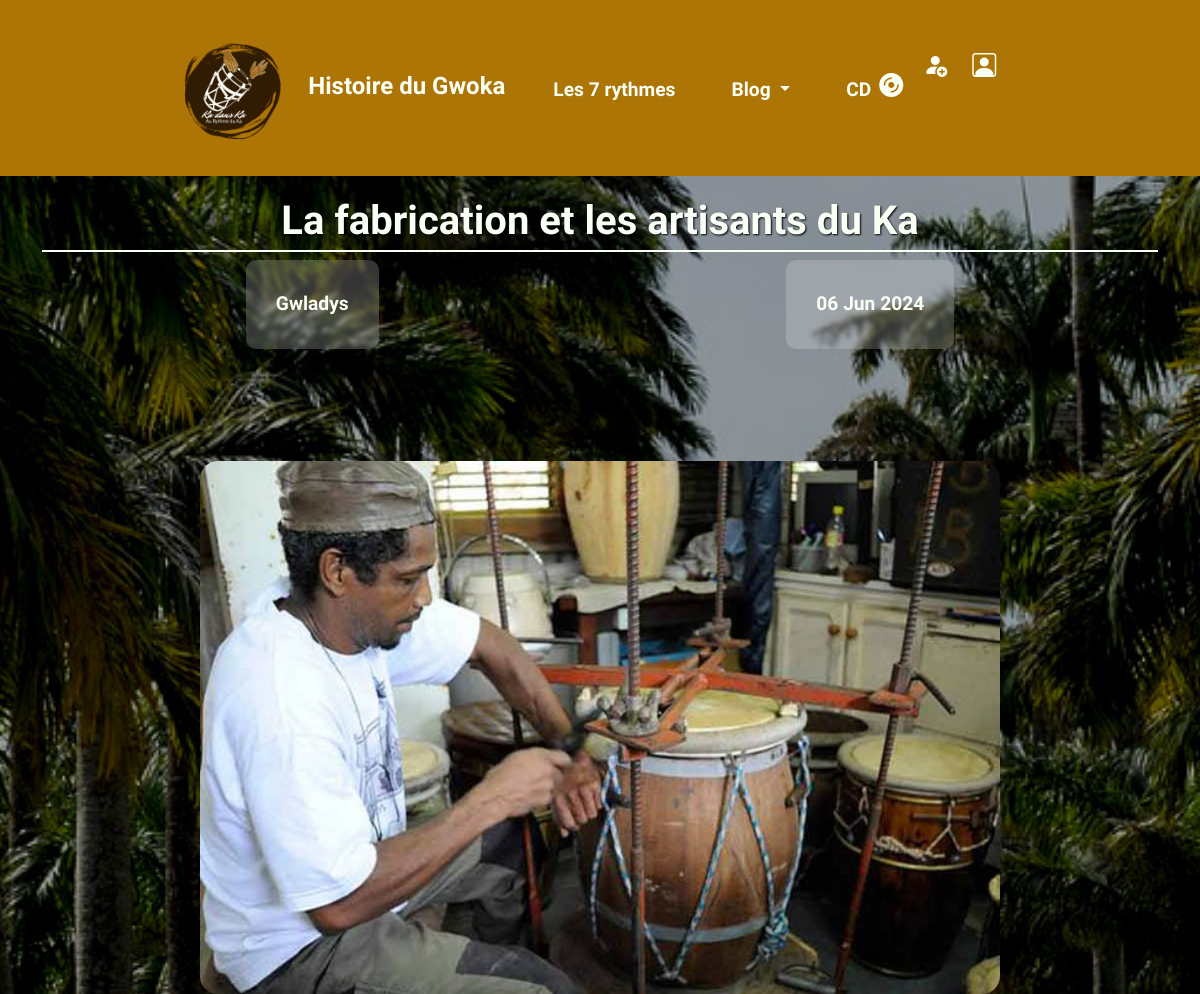
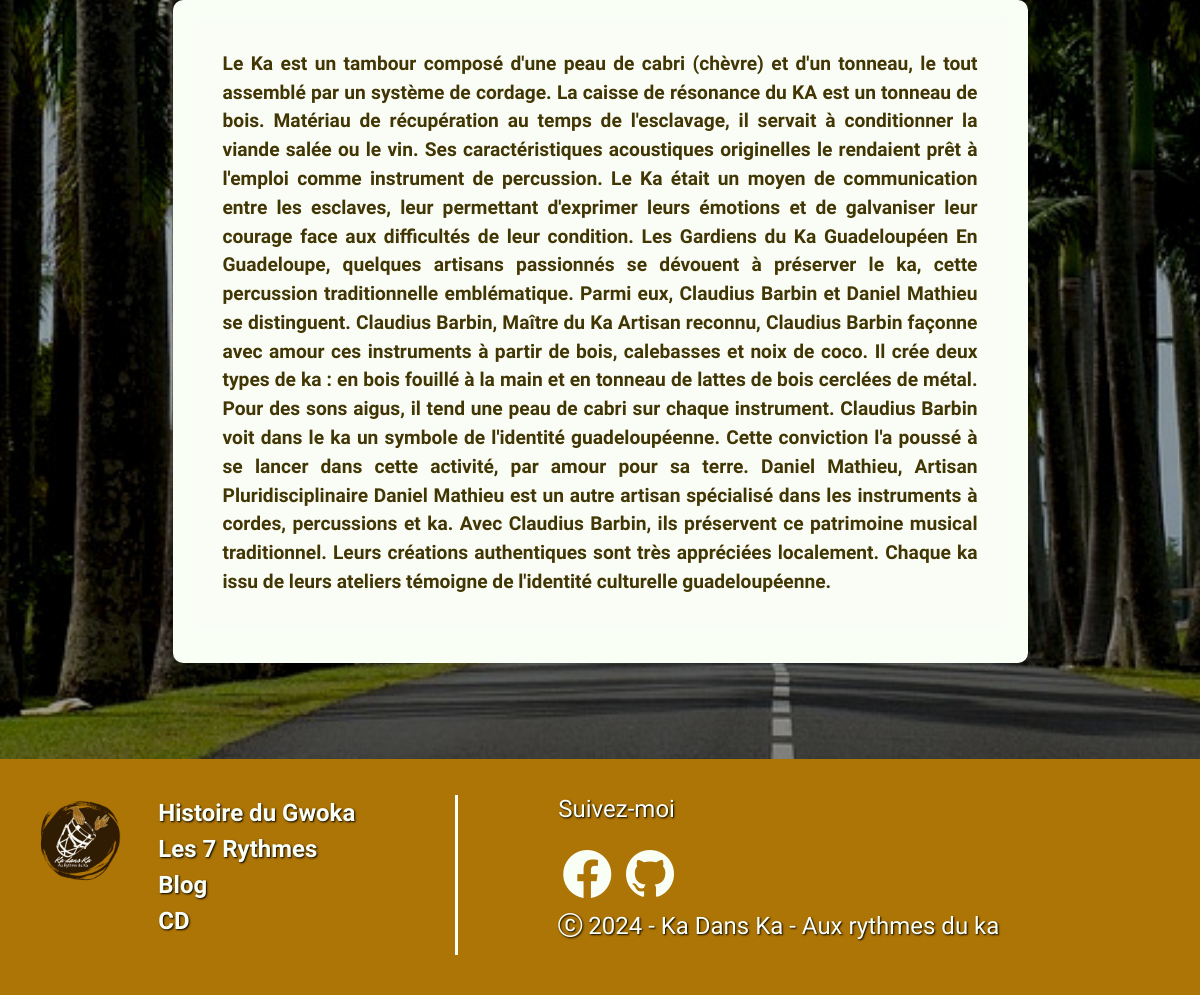
Page /article.php?id=20 on the committed database (2 pictures, top to bottom).
### tables this page shows
CREATE TABLE `posts` (
  `id` int NOT NULL,
  `user_id` int DEFAULT NULL,
  `image` varchar(255) NOT NULL,
  `title` varchar(255) NOT NULL,
  `content` text NOT NULL,
  `author` varchar(100) NOT NULL,
  `created_at` date DEFAULT NULL,
  `updated_at` date DEFAULT NULL
);

### inc/functions.inc.php (called while the page is built, shortened)
<?php
function connexionBdd()
{
    $dsn = "mysql:host=" . DBHOST . ";dbname=" . DBNAME . ";charset=utf8";
    try {
        $pdo = new PDO($dsn, DBUSER, DBPASS);
        $pdo->setAttribute(PDO::ATTR_ERRMODE, PDO::ERRMODE_EXCEPTION);
        $pdo->setAttribute(PDO::ATTR_DEFAULT_FETCH_MODE, PDO::FETCH_ASSOC);
    } catch (PDOException $e) {
        die($e->getMessage());
    }
    return $pdo;
}
function showPost(int $id): array
{
    $pdo = connexionBdd();
    $sql = "SELECT * FROM posts WHERE id = :id";
    $request = $pdo->prepare($sql);
    $request->execute([
        ':id' => $id
    ]);
    $result = $request->fetch();
    return $result;
}
?>

### article.php (the view, shortened to what this page needs)
<?php
require_once "inc/functions.inc.php";
if (isset($_GET) && !empty($_GET)) {
  if (isset($_GET['id'])) {
    $post = showPost($_GET['id']);
  }
}
require_once "inc/header.inc.php";
?>
<main>
  <div class="container mt-5 pt-5">
    <div class="row mt-5 pt-5 mb-5 pb-5">
      <div class="col-sm-12">
        <h1 class="article-title"><?= ucfirst($post['title']) ?></h1>
      </div>
      <div class="d-flex justify-content-around">
        <p><?= ucfirst($post['author']) ?></p>
        <p><?= date('d M Y', strtotime($post['created_at'])) ?></p>
      </div>
    </div>
    <div class="row ">
      <div class="col-sm-12">
        <img src="<?= RACINE_SITE . "assets/img/" . $post['image'] ?>" alt="Image de l'article" class="article-image" width="800">
      </div>
    </div>
    <div class="row mb-5 pb-5">
      <div class="col-sm-12 para-center article-content">
        <p class="para-brown" style="text-align: justify;"><?= $post['content'] ?></p>
      </div>
    </div>
  </div>
</main>
<?php
require_once "inc/footer.inc.php";
?>

### assets/css/style.css (style rules this page uses)
* { margin: 0; padding: 0; box-sizing: border-box; text-decoration: none; }
body { font-family: 'handlee', cursive; font-size: 1.2rem; font-weight: 400; background: linear-gradient(rgba(0, 0, 0, 0.191), rgba(0, 0, 0, 0.200)), url("../img/Allee3.jpg") center/cover fixed; opacity: 30px; }
img { max-width: 100%; border-radius: 10px; }
:root { --marron-jaune: #C8953E; --jaune: #FFC304; --marron-clair: #AD7406; --marron-cofee: #76480A; --marron-fonce: #423604; --blanc:#FAFFF5; }
h1, h2 { font-weight: 800; text-align: center; text-shadow: 1px 1px 2px black; padding: 5px; color:var(--blanc); }
p { text-align: center; border-radius: 10px; background: rgba(246, 244, 244, 0.213) !important; backdrop-filter: blur(2px); font-family: "Rosario", sans-serif; font-weight: bolder; padding: 30px; color:var(--blanc); }
.para-center { width: 80%; margin: auto; background-color: var(--blanc); border-radius: 10px; }
.para-brown { color: var(--marron-fonce); }
.article-title { text-align: center; border-bottom: 2px solid var(--blanc); }
.article-image { display: block; margin: 0 auto; border-radius: 18px; }
.article-content { margin: 0 auto; padding: 20px; width: 75%; backdrop-filter: blur(2px); }

### rows in the picture
posts: title "La fabrication et les artisants du Ka", author "Gwladys", created_at "06 Jun 2024", image (picture), content "Le Ka est un tambour composé d'une peau de cabri (chèvre) et d'un tonneau, le tout assemblé par un système de cordage. La caisse de résonance du KA est un tonneau de bois. Matériau de récupération au temps de l'esclavage, il servait à conditionner la viande salée ou le vin. Ses caractéristiques acoustiques originelles le rendaient prêt à l'emploi comme instrument de percussion. Le Ka était un moyen de communication entre les esclaves, leur permettant d'exprimer leurs émotions et de galvaniser leur courage face aux difficultés de leur condition. Les Gardiens du Ka Guadeloupéen En Guadeloupe, quelques artisans passionnés se dévouent à préserver le ka, cette percussion traditionnelle…"
